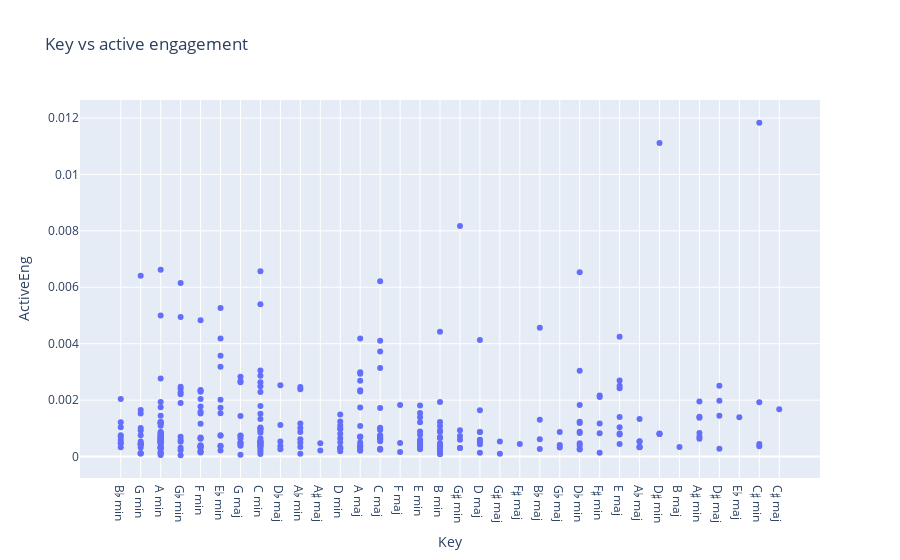

The cell this chart's notebook holds for it:
### Code cell
px.scatter(tracks_foll, "Key", "ActiveEng", title="Key vs active engagement")

### Figure 1 — Plotly figure (JSON) as saved in the notebook; plotly's stock layout.template omitted (floating-point values rounded to 4 significant figures; data arrays with more than 128 entries replaced by an {"elided": "..."} marker saying what was removed)
{"data": [{"hovertemplate": "Key=%{x}<br>ActiveEng=%{y}<extra></extra>", "legendgroup": "", "marker": {"color": "#636efa", "symbol": "circle"}, "mode": "markers", "name": "", "orientation": "v", "showlegend": false, "type": "scatter", "x": {"elided": "329 str values"}, "xaxis": "x", "y": {"elided": "329 float values"}, "yaxis": "y"}], "layout": {"legend": {"tracegroupgap": 0}, "title": {"text": "Key vs active engagement"}, "xaxis": {"anchor": "y", "domain": [0, 1], "title": {"text": "Key"}}, "yaxis": {"anchor": "x", "domain": [0, 1], "title": {"text": "ActiveEng"}}}}
